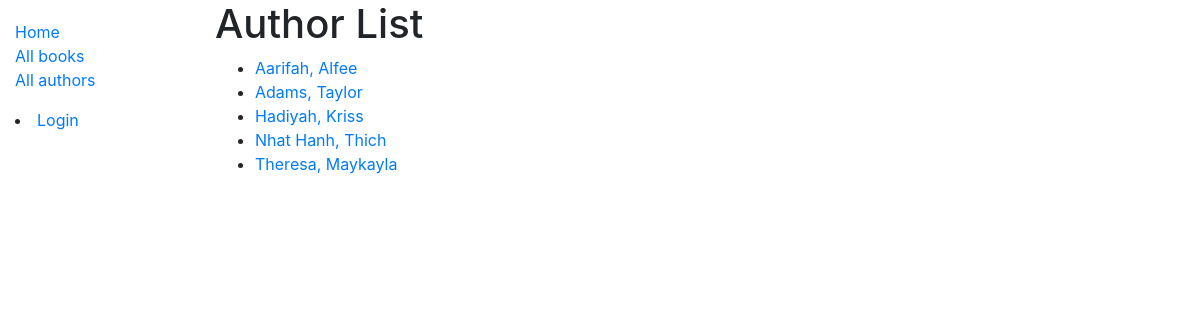
/catalog/author/, run on the app's committed database.
### catalog/models.py (models this page shows)
class Author(models.Model):
    first_name = models.CharField(max_length=100)
    last_name = models.CharField(max_length=100)
    date_of_birth = models.DateField(null=True, blank=True)
    date_of_death = models.DateField('Died', null=True, blank=True)
    class Meta:
        ordering = ['last_name', 'first_name']
    def get_absolute_url(self):
        return reverse('author-detail', args=[str(self.id)])
    def __str__(self):
        return f'{self.last_name}, {self.first_name}'

### catalog/views.py (the view)
# urls.py: path('author/', views.AuthorListView.as_view(), name='author'),
class AuthorListView(generic.ListView):
    model = Author

### catalog/templates/catalog/author_list.html
{% extends "base_generic.html" %}
{% block content %}
<h1>Author List</h1>
{% if author_list %}
  <ul>
  {% for author in author_list %}
    <li>
      <a href="{{ author.get_absolute_url }}">{{ author }}</a>
    </li>
  {% endfor %}
 </ul>
{% else %}
  <p>There are no authors available.</p>
{% endif %}
{% endblock %}

### data on the page
Author: last_name+first_name "Aarifah, Alfee"
Author: last_name+first_name "Adams, Taylor"
Author: last_name+first_name "Hadiyah, Kriss"
Author: last_name+first_name "Nhat Hanh, Thich"
Author: last_name+first_name "Theresa, Maykayla"
